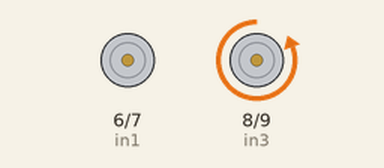
This sketch was run on a simulated Arduino Uno, built with avr-gcc and run on an emulated ATmega328P. Parts: motor-driver pin pairs drawn as motors (green arrow = first pin HIGH = forward, orange = second pin HIGH = backward, longer = more drive).

Above: at 1.0 s.
At 5.0 s:
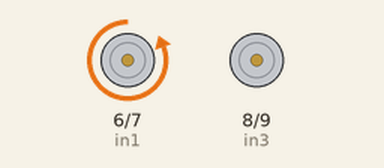
At 7.0 s:
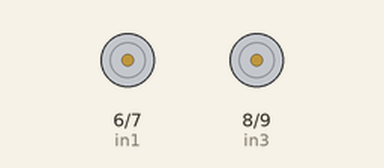
Timing chart, 0 to 10.4 s (numbered marks = the images above):
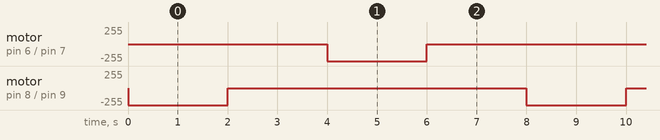

Measured:
- by itself, motor on pin 6 (in1) / pin 7 (in2), motor on pin 8 (in3) / pin 9 (in4): alternates backward 255/255 for 2.0 s and stopped for 6.0 s

The sketch:

Motor_Control.ino
```cpp
// Code to run DC motor using L298N driver

int in1 = 6;
int in2 = 7;
int in3 = 8;
int in4 = 9;

void setup(){
  pinMode(in1, OUTPUT);
  pinMode(in2, OUTPUT);
  pinMode(in3, OUTPUT);
  pinMode(in4, OUTPUT);
}

void loop(){
  // Run forward for 2 seconds
  digitalWrite(in1, LOW);
  digitalWrite(in2, LOW);
  digitalWrite(in3, LOW);
  digitalWrite(in4, HIGH);
  delay(2000);

  // Turn off for 1 second
  digitalWrite(in1, LOW);
  digitalWrite(in2, LOW);
  digitalWrite(in3, LOW);
  digitalWrite(in4, LOW);
  delay(2000);

  // Run reverse for 2 seconds
  digitalWrite(in1, LOW);
  digitalWrite(in2, HIGH);
  digitalWrite(in3, LOW);
  digitalWrite(in4, LOW);
  delay(2000);

  // Turn off for 1 second
  digitalWrite(in1, LOW);
  digitalWrite(in2, LOW);
  digitalWrite(in3, LOW);
  digitalWrite(in4, LOW);
  delay(2000);
}
```
